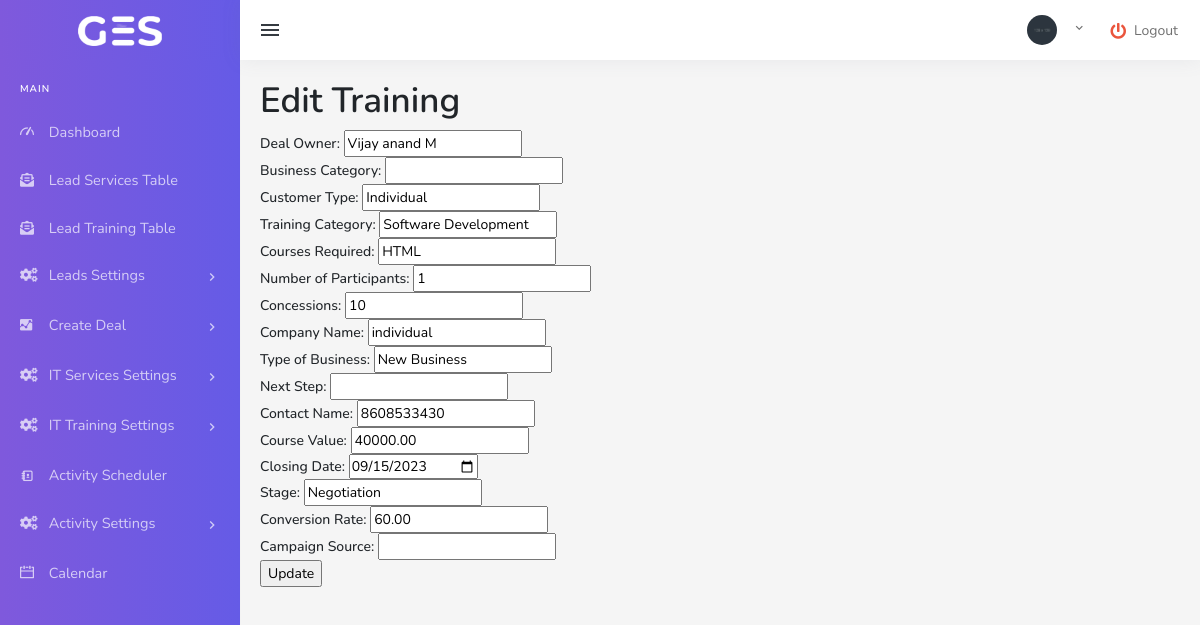
Page /IT_Trainings/edit/4 on the committed database.
### tables this page shows
CREATE TABLE `it_trainings` (
  `id` int(11) NOT NULL,
  `DealOwner` varchar(50) DEFAULT NULL,
  `CustomerType` varchar(50) DEFAULT NULL,
  `TrainingCategory` varchar(50) DEFAULT NULL,
  `CoursesRequired` varchar(100) DEFAULT NULL,
  `NumberOfParticipants` int(11) DEFAULT NULL,
  `Concessions` varchar(50) DEFAULT NULL,
  `CompanyName` varchar(100) DEFAULT NULL,
  `TypeOfBusiness` varchar(50) DEFAULT NULL,
  `NextStep` varchar(100) DEFAULT NULL,
  `ContactName` varchar(50) DEFAULT NULL,
  `CourseValue` decimal(10,2) DEFAULT NULL,
  `ClosingDate` date DEFAULT NULL,
  `Stage` varchar(50) DEFAULT NULL,
  `ConversionRate` decimal(5,2) DEFAULT NULL,
  `CampaignSource` varchar(50) DEFAULT NULL,
  `Contact_Name` varchar(255) DEFAULT 'DefaultContactName'
);

### application/controllers/IT_Trainings.php (called while the page is built, shortened)
<?php
class IT_Trainings extends CI_Controller {
    public function __construct() {
        $this->load->model('IT_Trainings_model');
        $this->load->model('It_service_model');
        $this->load->model('Project_Category_model');
        $this->load->model('Services_required_model');
        $this->load->model('Next_step_model');
        $this->load->model('Project_value_model');
        $this->load->model('Stage_model');
        $this->load->model('Conversion_rate_model');
        $this->load->model('Campaign_source_model');
        $this->load->model('Courses_model');
    }
    public function edit($id) {
        $data['training'] = $this->IT_Trainings_model->getTrainingById($id);
        $this->load->view('includes/header',$page_data);
        $this->load->view('deal/edit_training', $data);
        $this->load->view('includes/footer',$page_data);
    }
}

### index.php (called while the page is built, shortened)
<?php
require_once BASEPATH.'core/CodeIgniter.php';

### application/models/IT_Trainings_model.php (called while the page is built, shortened)
<?php
class IT_Trainings_model extends CI_Model {
    public function getTrainingById($id) {
        $this->db->where('id', $id);
        $query = $this->db->get('IT_Trainings');
        return $query->row_array();
    }
}

### application/views/deal/edit_training.php (the view, shortened to what this page needs)
<!DOCTYPE html>
<html>
<head>
</head>
<body>
    <h1>Edit Training</h1>
    <form method="post">
        <label for="DealOwner">Deal Owner:</label>
        <input type="text" name="DealOwner" value="<?= $training['DealOwner'] ?>"><br>
        <label for="BusinessCategory">Business Category:</label>
        <input type="text" name="BusinessCategory" value="<?= $training['BusinessCategory'] ?>"><br>
        <label for="CustomerType">Customer Type:</label>
        <input type="text" name="CustomerType" value="<?= $training['CustomerType'] ?>"><br>
        <label for="TrainingCategory">Training Category:</label>
        <input type="text" name="TrainingCategory" value="<?= $training['TrainingCategory'] ?>"><br>
        <label for="CoursesRequired">Courses Required:</label>
        <input type="text" name="CoursesRequired" value="<?= $training['CoursesRequired'] ?>"><br>
        <label for="NumberOfParticipants">Number of Participants:</label>
        <input type="number" name="NumberOfParticipants" value="<?= $training['NumberOfParticipants'] ?>"><br>
        <label for="Concessions">Concessions:</label>
        <input type="text" name="Concessions" value="<?= $training['Concessions'] ?>"><br>
        <label for="CompanyName">Company Name:</label>
        <input type="text" name="CompanyName" value="<?= $training['CompanyName'] ?>"><br>
        <label for="TypeOfBusiness">Type of Business:</label>
        <input type="text" name="TypeOfBusiness" value="<?= $training['TypeOfBusiness'] ?>"><br>
        <label for="NextStep">Next Step:</label>
        <input type="text" name="NextStep" value="<?= $training['NextStep'] ?>"><br>
        <label for="ContactName">Contact Name:</label>
        <input type="text" name="ContactName" value="<?= $training['ContactName'] ?>"><br>
        <label for="CourseValue">Course Value:</label>
        <input type="text" name="CourseValue" value="<?= $training['CourseValue'] ?>"><br>
        <label for="ClosingDate">Closing Date:</label>
        <input type="date" name="ClosingDate" value="<?= $training['ClosingDate'] ?>"><br>
        <label for="Stage">Stage:</label>
        <input type="text" name="Stage" value="<?= $training['Stage'] ?>"><br>
        <label for="ConversionRate">Conversion Rate:</label>
        <input type="text" name="ConversionRate" value="<?= $training['ConversionRate'] ?>"><br>
        <label for="CampaignSource">Campaign Source:</label>
        <input type="text" name="CampaignSource" value="<?= $training['CampaignSource'] ?>"><br>
        <input type="submit" value="Update">
    </form>
</body>
</html>

### rows in the picture
it_trainings: DealOwner "Vijay anand M", CustomerType "Individual", TrainingCategory "Software Development", CoursesRequired "HTML", NumberOfParticipants "1", Concessions "10", CompanyName "individual", TypeOfBusiness "New Business", ContactName "8608533430", CourseValue "40000.00", ClosingDate "09/15/2023", Stage "Negotiation", ConversionRate "60.00"
